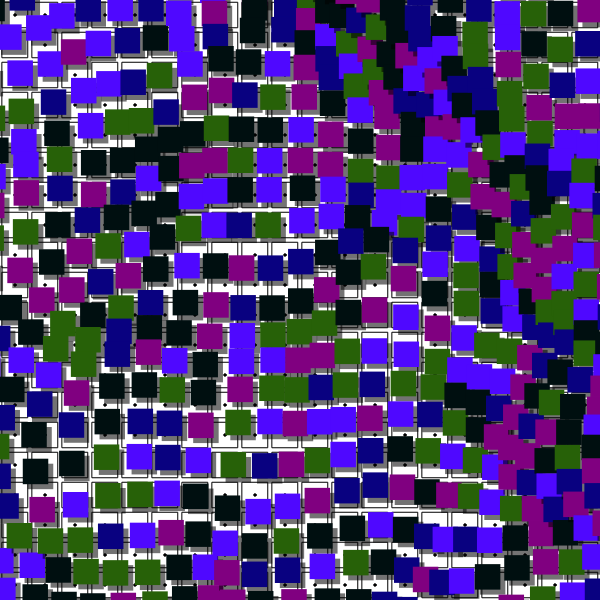
Frame 1 (no input)
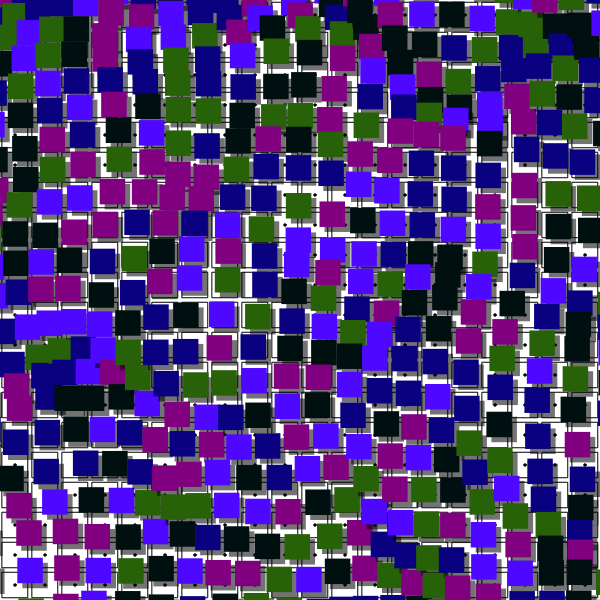
Frame 2 (the mouse pressed at the canvas centre, redrawn once)

The p5.js sketch that drew these frames (run headless with seeded random() and noise() and a simulated clock; the mouse was pressed at the canvas centre and the sketch redrawn once):

// p5.js sketch
// ── sketch.js
let pallete;
let points1 = [];
let points2 = [];

function setup() {
  createCanvas(600, 600);
  noLoop();
  rectMode(CENTER);
  pallete = ["#090180", "#000F10", "#4F08FF", "#276108", "#800080"];
}

function draw() {
  points1.length = 0;
  points2.length = 0;
  addPoints();

  background(255);

  for (let i = 0; i < points1.length; i++) {
    let p = points1[i];
    let col = random(pallete);
    let s = p.z * 0.1;

    noFill();
    stroke(0);
    rect(p.x, p.y, p.z, p.z);
    fill(0);
    ellipse(p.x, p.y, s, s);
  }

  for (let i = 0; i < points2.length; i++) {
    let p = points2[i];
    let col = random(pallete);

    noStroke();
    fill(0, 140);
    rect(p.x + 5, p.y + 5, p.z, p.z);

    noStroke();
    fill(col);
    rect(p.x, p.y, p.z, p.z);
  }

  noiseSeed(int(random(10000)));
}

function addPoints() {
  let c = 40;
  let w = (width * 2) / c;
  let t = random(100);

  for (let i = 0; i < c; i++) {
    for (let j = 0; j < c; j++) {
      let x = i * w - width * 0.5;
      let y = j * w - height * 0.5;
      let ns = 0.06;
      let max = 140;
      let offsetX = map(noise(i * ns, j * ns, t), 0, 1, -max, max);
      let offsetY = map(noise(i * ns, j * ns), 0, 1, -max, max);
      let ww = w * 0.85;

      points1.push(createVector(x + w / 2, y + w / 2, ww));
      points2.push(createVector(x + w / 2 + offsetX, y + w / 2 + offsetY, ww));
    }
  }
}

function keyPressed() {
  redraw();
}

// ── RandomPlacement.html
<!doctype html>

<html lang="en">
<head>


  <title>Random</title>
  <link rel="stylesheet" href="styles.css">
  <script src="https://cdn.jsdelivr.net/npm/p5@1.0.0/lib/p5.js"></script>
  <script src="sketch.js"></script>
 

</head>

<body>
  


  
</body>
</html>
